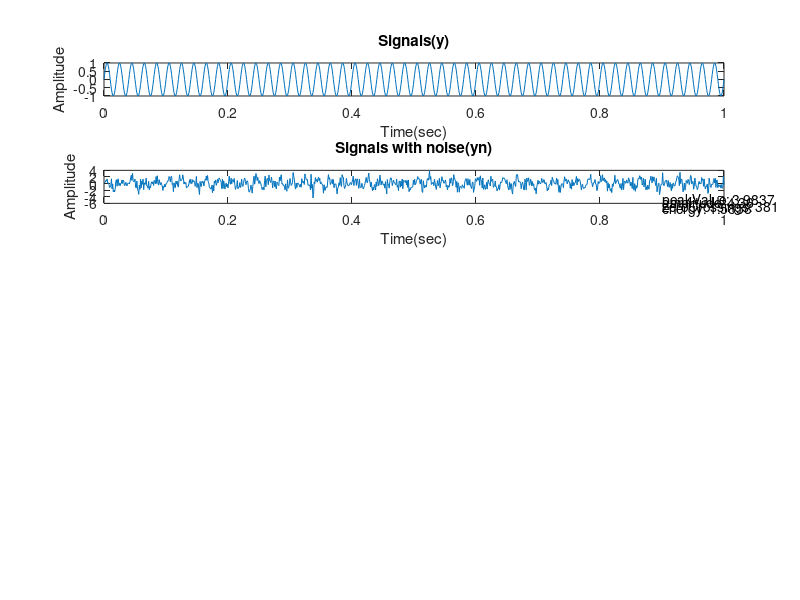

The MATLAB script that drew this image:
fs = 1000; %取樣頻率1000Hz
t = (0:1/fs:1)'; %測量時間為1秒，從0開始，每1/fs秒取一次，直到1秒
N = length(t); %取樣次數
y = sin(2*pi*50*t); %產生正弦波
yn = randn(N,1)+y;

function drawpic(position,t, data, title_text, x_label_text, y_label_text)
    subplot(5, 1, position);
    plot(t, data);
    title(title_text);
    xlabel(x_label_text);
    ylabel(y_label_text);
end

figure(1)
drawpic(1,t, y, 'Signals(y)', 'Time(sec)', 'Amplitude');
drawpic(2,t, yn, 'Signals with noise(yn)', 'Time(sec)', 'Amplitude');

%過零率
zeroCrossings = sum(yn(1:end-1) .* yn(2:end) < 0);
disp(['zeroCrossings：', num2str(zeroCrossings)]);

%震幅
amplitude = max(abs(yn));
disp(['amplitude：', num2str(amplitude)]);

%峰值
peakValue = max(yn);
disp(['PeakValue：', num2str(peakValue)]);

%能量
energy = sum(yn.^2)/length(yn);
disp(['Energy：', num2str(energy)]);

%圖形標記
text(0.9,-5, ['peakValue: ', num2str(peakValue)]);
text(0.9,-6, ['amplitude: ', num2str(amplitude)]);
text(0.9,-7, ['zeroCrossings: ', num2str(zeroCrossings)]);
text(0.9,-8, ['energy: ', num2str(energy)]);


